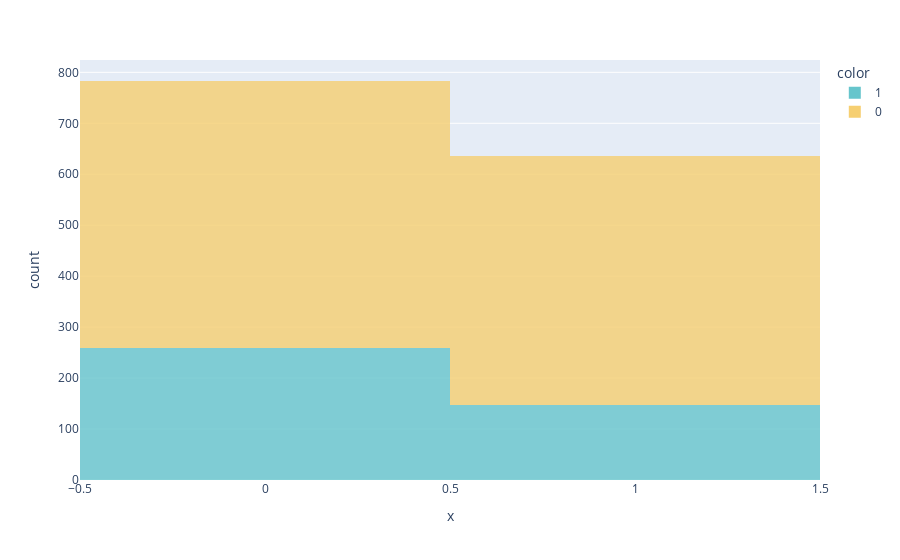

Here is the notebook cell this chart was saved with:
### Code cell
fig = px.histogram(
    color=model_1["anomaly"], 
    x=cluster_labels, 
    opacity = 0.8, 
    color_discrete_sequence=px.colors.qualitative.Pastel
)

fig.show()

# The distribution between the anomaly/normal makes little sense, so I conclude mfcc is bad for 
# this type of clustering.

### Figure 1 — Plotly figure (JSON) as saved in the notebook; plotly's stock layout.template omitted (floating-point values rounded to 4 significant figures; data arrays with more than 128 entries replaced by an {"elided": "..."} marker saying what was removed)
{"data": [{"alignmentgroup": "True", "bingroup": "x", "hovertemplate": "color=1<br>x=%{x}<br>count=%{y}<extra></extra>", "legendgroup": "1", "marker": {"color": "rgb(102, 197, 204)", "opacity": 0.8, "pattern": {"shape": ""}}, "name": "1", "offsetgroup": "1", "orientation": "v", "showlegend": true, "type": "histogram", "x": {"elided": "407 int values"}, "xaxis": "x", "yaxis": "y"}, {"alignmentgroup": "True", "bingroup": "x", "hovertemplate": "color=0<br>x=%{x}<br>count=%{y}<extra></extra>", "legendgroup": "0", "marker": {"color": "rgb(246, 207, 113)", "opacity": 0.8, "pattern": {"shape": ""}}, "name": "0", "offsetgroup": "0", "orientation": "v", "showlegend": true, "type": "histogram", "x": {"elided": "1011 int values"}, "xaxis": "x", "yaxis": "y"}], "layout": {"barmode": "relative", "legend": {"title": {"text": "color"}, "tracegroupgap": 0}, "margin": {"t": 60}, "xaxis": {"anchor": "y", "domain": [0, 1], "title": {"text": "x"}}, "yaxis": {"anchor": "x", "domain": [0, 1], "title": {"text": "count"}}}}
